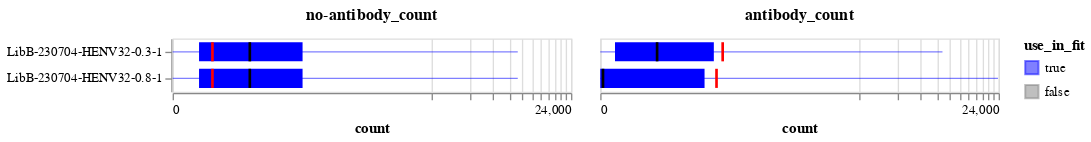

Here is the notebook cell this chart was saved with:
### Markdown cell above
Now plot the distribution of no-antibody and antibody counts versus the thresholds.
Recall we keep variants that meet **either** threshold, and in an ideal experiment all variants would meet the no-antibody threshold but we may expect only a small fraction (true escape mutations) to meet the antibody threshold.

In the plots below, the bars span the interquartile range, the lines go from min to max, the dark black line is the median, and the red line is the threshold for counts to be retained (a variant only needs to meet one threshold).

### Code cell
count_summary = (
    prob_escape.melt(
        id_vars=["sample", "concentration", "use_in_fit"],
        value_vars=["antibody_count", "no-antibody_count"],
        var_name="count_type",
        value_name="count",
    )
    .groupby(["sample", "concentration", "use_in_fit", "count_type"], as_index=False)
    .aggregate(
        median=pd.NamedAgg("count", "median"),
        q1=pd.NamedAgg("count", lambda s: s.quantile(0.25)),
        q3=pd.NamedAgg("count", lambda s: s.quantile(0.75)),
        min=pd.NamedAgg("count", "min"),
        max=pd.NamedAgg("count", "max"),
    )
    .merge(
        min_counts.rename(
            columns={
                "min_antibody_count": "antibody_count",
                "min_no_antibody_count": "no-antibody_count",
            }
        ).melt(id_vars="sample", var_name="count_type", value_name="threshold"),
        on=["sample", "count_type"],
        validate="one_to_one",
    )
)

base_chart = alt.Chart(count_summary).encode(
    y=alt.Y("sample", title=None, sort=alt.SortField("concentration")),
    tooltip=count_summary.columns.tolist(),
    color=alt.Color(
        "use_in_fit",
        scale=alt.Scale(domain=[True, False], range=["blue", "gray"]),
    ),
)

quantile_bar = base_chart.encode(
    x=alt.X(
        "q1",
        scale=alt.Scale(type="symlog", constant=20),
        axis=alt.Axis(labelOverlap=True),
        title="count",
    ),
    x2="q3",
).mark_bar(color="blue", height={"band": 0.8})

range_line = base_chart.encode(x="min", x2="max").mark_rule(color="blue", opacity=0.5)

median_line = base_chart.encode(
    x="median", x2="median", color=alt.value("black")
).mark_bar(xOffset=1, x2Offset=-1, height={"band": 0.8})

threshold_line = base_chart.encode(
    x="threshold", x2="threshold", color=alt.value("red")
).mark_bar(xOffset=1, x2Offset=-1, height={"band": 0.8})

count_summary_chart = (quantile_bar + range_line + median_line + threshold_line).facet(
    column=alt.Column(
        "count_type",
        title=None,
        sort="descending",
        header=alt.Header(labelFontWeight="bold", labelFontSize=12),
    ),
)

count_summary_chart

### Figure 1 — Vega-Lite specification as saved in the notebook (floating-point values rounded to 4 significant figures)
{"config": {"view": {"continuousWidth": 300, "continuousHeight": 300}}, "data": {"name": "data-beb11a7149830aeb14200e12bc77f64d"}, "facet": {"column": {"field": "count_type", "header": {"labelFontSize": 12, "labelFontWeight": "bold"}, "sort": "descending", "title": null, "type": "nominal"}}, "spec": {"layer": [{"mark": {"type": "bar", "color": "blue", "height": {"band": 0.8}}, "encoding": {"color": {"field": "use_in_fit", "scale": {"domain": [true, false], "range": ["blue", "gray"]}, "type": "nominal"}, "tooltip": [{"field": "sample", "type": "nominal"}, {"field": "concentration", "type": "quantitative"}, {"field": "use_in_fit", "type": "nominal"}, {"field": "count_type", "type": "nominal"}, {"field": "median", "type": "quantitative"}, {"field": "q1", "type": "quantitative"}, {"field": "q3", "type": "quantitative"}, {"field": "min", "type": "quantitative"}, {"field": "max", "type": "quantitative"}, {"field": "threshold", "type": "quantitative"}], "x": {"axis": {"labelOverlap": true}, "field": "q1", "scale": {"constant": 20, "type": "symlog"}, "title": "count", "type": "quantitative"}, "x2": {"field": "q3"}, "y": {"field": "sample", "sort": {"field": "concentration"}, "title": null, "type": "nominal"}}}, {"mark": {"type": "rule", "color": "blue", "opacity": 0.5}, "encoding": {"color": {"field": "use_in_fit", "scale": {"domain": [true, false], "range": ["blue", "gray"]}, "type": "nominal"}, "tooltip": [{"field": "sample", "type": "nominal"}, {"field": "concentration", "type": "quantitative"}, {"field": "use_in_fit", "type": "nominal"}, {"field": "count_type", "type": "nominal"}, {"field": "median", "type": "quantitative"}, {"field": "q1", "type": "quantitative"}, {"field": "q3", "type": "quantitative"}, {"field": "min", "type": "quantitative"}, {"field": "max", "type": "quantitative"}, {"field": "threshold", "type": "quantitative"}], "x": {"field": "min", "type": "quantitative"}, "x2": {"field": "max"}, "y": {"field": "sample", "sort": {"field": "concentration"}, "title": null, "type": "nominal"}}}, {"mark": {"type": "bar", "height": {"band": 0.8}, "x2Offset": -1, "xOffset": 1}, "encoding": {"color": {"value": "black"}, "tooltip": [{"field": "sample", "type": "nominal"}, {"field": "concentration", "type": "quantitative"}, {"field": "use_in_fit", "type": "nominal"}, {"field": "count_type", "type": "nominal"}, {"field": "median", "type": "quantitative"}, {"field": "q1", "type": "quantitative"}, {"field": "q3", "type": "quantitative"}, {"field": "min", "type": "quantitative"}, {"field": "max", "type": "quantitative"}, {"field": "threshold", "type": "quantitative"}], "x": {"field": "median", "type": "quantitative"}, "x2": {"field": "median"}, "y": {"field": "sample", "sort": {"field": "concentration"}, "title": null, "type": "nominal"}}}, {"mark": {"type": "bar", "height": {"band": 0.8}, "x2Offset": -1, "xOffset": 1}, "encoding": {"color": {"value": "red"}, "tooltip": [{"field": "sample", "type": "nominal"}, {"field": "concentration", "type": "quantitative"}, {"field": "use_in_fit", "type": "nominal"}, {"field": "count_type", "type": "nominal"}, {"field": "median", "type": "quantitative"}, {"field": "q1", "type": "quantitative"}, {"field": "q3", "type": "quantitative"}, {"field": "min", "type": "quantitative"}, {"field": "max", "type": "quantitative"}, {"field": "threshold", "type": "quantitative"}], "x": {"field": "threshold", "type": "quantitative"}, "x2": {"field": "threshold"}, "y": {"field": "sample", "sort": {"field": "concentration"}, "title": null, "type": "nominal"}}}]}, "$schema": "https://vega.github.io/schema/vega-lite/v5.8.0.json", "datasets": {"data-beb11a7149830aeb14200e12bc77f64d": [{"sample": "LibB-230704-HENV32-0.3-1", "concentration": 0.3, "use_in_fit": true, "count_type": "antibody_count", "median": 35.0, "q1": 6.0, "q3": 131.0, "min": 0, "max": 8817, "threshold": 156.7}, {"sample": "LibB-230704-HENV32-0.3-1", "concentration": 0.3, "use_in_fit": true, "count_type": "no-antibody_count", "median": 59.0, "q1": 12.0, "q3": 182.0, "min": 0, "max": 9284, "threshold": 20.62}, {"sample": "LibB-230704-HENV32-0.8-1", "concentration": 0.8, "use_in_fit": true, "count_type": "antibody_count", "median": 1.0, "q1": 0.0, "q3": 108.0, "min": 0, "max": 23708, "threshold": 138.4}, {"sample": "LibB-230704-HENV32-0.8-1", "concentration": 0.8, "use_in_fit": true, "count_type": "no-antibody_count", "median": 59.0, "q1": 12.0, "q3": 182.0, "min": 0, "max": 9284, "threshold": 20.62}]}}
